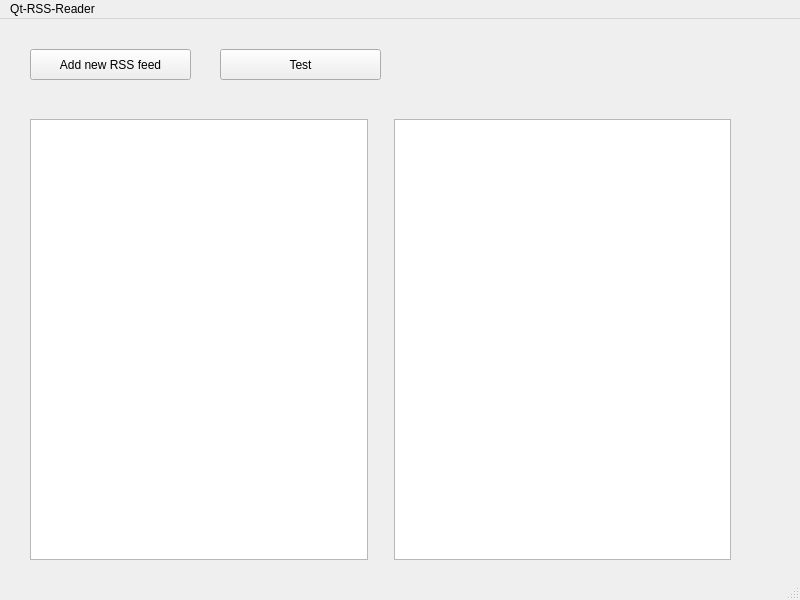
<?xml version="1.0" encoding="UTF-8"?>
<ui version="4.0">
 <class>MainWindow</class>
 <widget class="QMainWindow" name="MainWindow">
  <property name="geometry">
   <rect>
    <x>0</x>
    <y>0</y>
    <width>800</width>
    <height>600</height>
   </rect>
  </property>
  <property name="windowTitle">
   <string>MainWindow</string>
  </property>
  <widget class="QWidget" name="centralwidget">
   <widget class="QPushButton" name="btnNewFeed">
    <property name="geometry">
     <rect>
      <x>30</x>
      <y>30</y>
      <width>161</width>
      <height>31</height>
     </rect>
    </property>
    <property name="text">
     <string>Add new RSS feed</string>
    </property>
   </widget>
   <widget class="QPushButton" name="btnTest">
    <property name="geometry">
     <rect>
      <x>220</x>
      <y>30</y>
      <width>161</width>
      <height>31</height>
     </rect>
    </property>
    <property name="text">
     <string>Test</string>
    </property>
   </widget>
   <widget class="QWidget" name="horizontalLayoutWidget">
    <property name="geometry">
     <rect>
      <x>30</x>
      <y>100</y>
      <width>721</width>
      <height>441</height>
     </rect>
    </property>
    <layout class="QHBoxLayout" name="horizontalLayout">
     <item>
      <widget class="QListView" name="listView"/>
     </item>
     <item>
      <spacer name="verticalSpacer">
       <property name="orientation">
        <enum>Qt::Vertical</enum>
       </property>
       <property name="sizeHint" stdset="0">
        <size>
         <width>20</width>
         <height>40</height>
        </size>
       </property>
      </spacer>
     </item>
     <item>
      <widget class="QListView" name="listView_2"/>
     </item>
     <item>
      <spacer name="verticalSpacer_2">
       <property name="orientation">
        <enum>Qt::Vertical</enum>
       </property>
       <property name="sizeHint" stdset="0">
        <size>
         <width>20</width>
         <height>40</height>
        </size>
       </property>
      </spacer>
     </item>
    </layout>
   </widget>
  </widget>
  <widget class="QMenuBar" name="menubar">
   <property name="geometry">
    <rect>
     <x>0</x>
     <y>0</y>
     <width>800</width>
     <height>22</height>
    </rect>
   </property>
   <widget class="QMenu" name="menuQt_RSS_Reader">
    <property name="title">
     <string>Qt-RSS-Reader</string>
    </property>
   </widget>
   <addaction name="menuQt_RSS_Reader"/>
  </widget>
  <widget class="QStatusBar" name="statusbar"/>
 </widget>
 <resources/>
 <connections/>
</ui>
